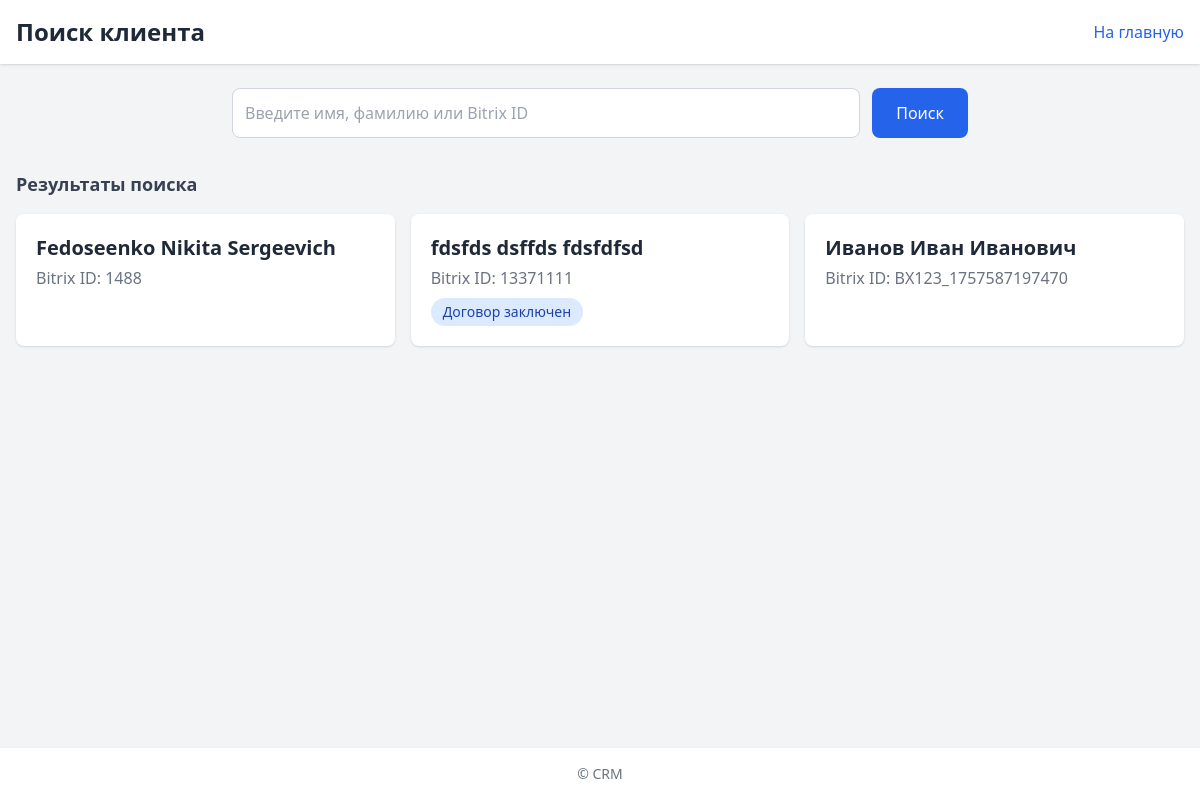
The page /client_search/ on the database as committed earlier.
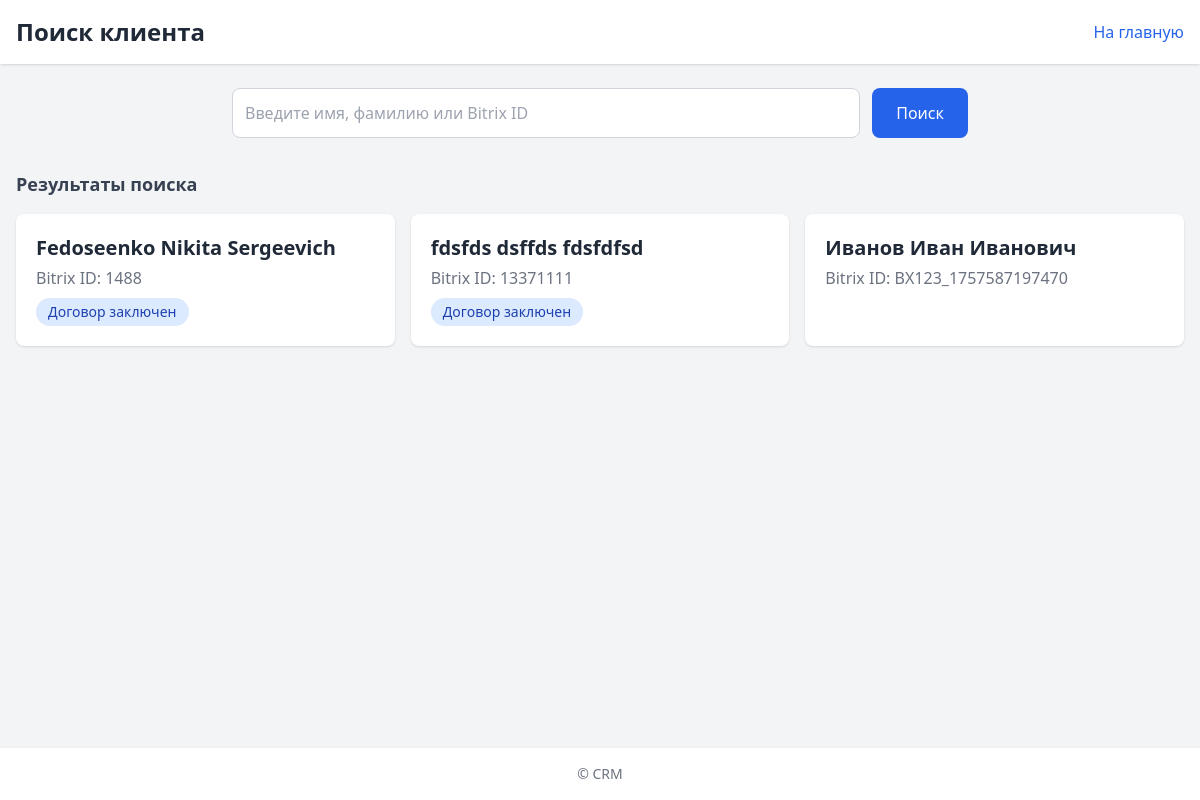
The same page on the database as committed later.
### clients/models.py (models this page shows, shortened)
class Client(models.Model):
    user = models.OneToOneField(User, on_delete=models.CASCADE, related_name='client')
    name = models.CharField(max_length=100)
    surname = models.CharField(max_length=100)
    middlename = models.CharField(max_length=100, blank=True, null=True)
    bitrix_id = models.CharField(max_length=255, null=True, blank=True)
    stage = models.ForeignKey("StageTemplate", on_delete=models.SET_NULL, null=True, blank=True)
    referral_code = models.UUIDField(default=uuid.uuid4, unique=True, editable=False)
    need_stage_popup = models.BooleanField(
        default=False,
        help_text="Нужно ли показать попап при входе"
    )
    stage_popup_shown = models.BooleanField(
        default=False,
        help_text="Попап показан и закрыт пользователем"
    )
    class Meta:
        constraints = [
            models.UniqueConstraint(
                fields=['bitrix_id'],
                condition=~Q(bitrix_id=None),
                name='unique_bitrix_id_not_null'
            )
        ]

class StageTemplate(models.Model):
    name = models.CharField(max_length=100, unique=True)
    order = models.PositiveIntegerField(default=0)
    slug = models.SlugField(max_length=100, unique=True, blank=True, null=True)
    description = models.TextField(blank=True, null=True)  # описание стадии
    class Meta:
        ordering = ['order']

### payments/views.py (the view)
# urls.py: path('client_search/', client_search_view, name='client_search'),
@csrf_exempt
def client_search_view(request):
    q = (request.GET.get('q') or '').strip().lower()
    if q:
        results = [
            client for client in Client.objects.all()
            if (
                (client.name and q in client.name.lower()) or
                (client.surname and q in client.surname.lower()) or
                (client.middlename and q in client.middlename.lower()) or
                (client.bitrix_id and q in str(client.bitrix_id).lower())
            )
        ]
    else:
        results = Client.objects.all().order_by('surname', 'name')
    return render(request, 'client_search.html', {
        'query': q,
        'results': results
    })

### payments/templates/client_search.html (shortened to what this page needs)
{% load static %}
<!DOCTYPE html>
<html lang="ru">
<head>
    <script src="https://cdn.tailwindcss.com"></script>
</head>
<body class="bg-gray-100 min-h-screen flex flex-col">
    <header class="bg-white shadow p-4">
        <div class="max-w-7xl mx-auto flex items-center justify-between">
            <h1 class="text-2xl font-bold text-gray-800">Поиск клиента</h1>
            <a href="/" class="text-blue-600 hover:underline">На главную</a>
        </div>
    </header>
    <section class="max-w-3xl mx-auto mt-6 w-full px-4">
        <form method="get" action="{% url 'client_search' %}" class="flex flex-col sm:flex-row gap-3">
            <input
                type="text"
                name="q"
                value="{{ query }}"
                placeholder="Введите имя, фамилию или Bitrix ID"
                class="flex-1 p-3 rounded-lg border border-gray-300 focus:outline-none focus:ring-2 focus:ring-blue-500"
            >
            <button
                type="submit"
                class="bg-blue-600 text-white px-6 py-3 rounded-lg hover:bg-blue-700 transition duration-200"
            >
                Поиск
            </button>
        </form>
    </section>
    <section class="max-w-7xl mx-auto mt-8 w-full px-4 flex-1">
        {% if results %}
            <h2 class="text-lg font-semibold text-gray-700 mb-4">Результаты поиска</h2>
            <div class="grid gap-4 sm:grid-cols-2 lg:grid-cols-3">
                {% for client in results %}
                    <a href="{% url 'client_admin_view' client.id %}"
                       class="bg-white p-5 rounded-lg shadow hover:shadow-lg transition duration-200 block">
                        <h3 class="text-xl font-bold text-gray-800">
                            {{ client.surname }} {{ client.name }}{% if client.middlename %} {{ client.middlename }}{% endif %}
                        </h3>
                        <p class="text-gray-500 mt-1">Bitrix ID: {{ client.bitrix_id }}</p>
                        {% if client.stage %}
                            <p class="mt-2 text-sm bg-blue-100 text-blue-800 px-3 py-1 rounded-full w-fit">
                                {{ client.stage.name }}
                            </p>
                        {% endif %}
                    </a>
                {% endfor %}
            </div>
        {% elif query %}
            <p class="text-gray-500 mt-4">Ничего не найдено</p>
        {% endif %}
    </section>
    <footer class="bg-white shadow mt-10 p-4 text-center text-gray-500 text-sm">
        © {{ now|date:"Y" }} CRM
    </footer>
</body>
</html>

Rows that differ between the two databases and show on the page:
changed Client "Fedoseenko": stage_id empty → 1 (drawn); stage.name (not shown) → "Договор заключен"
